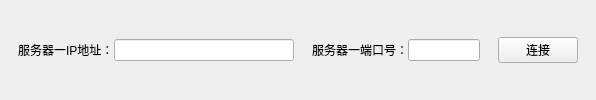
      <widget class="QWidget" name="ui_lamp_serverinfo_widget_25" native="true">
       <layout class="QHBoxLayout" name="horizontalLayout_7" stretch="1,0,10,1,2,4,1,4,1">
        <property name="spacing">
         <number>0</number>
        </property>
        <property name="leftMargin">
         <number>0</number>
        </property>
        <property name="topMargin">
         <number>0</number>
        </property>
        <property name="rightMargin">
         <number>0</number>
        </property>
        <property name="bottomMargin">
         <number>0</number>
        </property>
        <item>
         <spacer name="horizontalSpacer_19">
          <property name="orientation">
           <enum>Qt::Horizontal</enum>
          </property>
          <property name="sizeHint" stdset="0">
           <size>
            <width>23</width>
            <height>20</height>
           </size>
          </property>
         </spacer>
        </item>
        <item>
         <widget class="QLabel" name="label_9">
          <property name="text">
           <string>服务器一IP地址：</string>
          </property>
         </widget>
        </item>
        <item>
         <widget class="QLineEdit" name="ui_lamp_server_ip1_3"/>
        </item>
        <item>
         <spacer name="horizontalSpacer_20">
          <property name="orientation">
           <enum>Qt::Horizontal</enum>
          </property>
          <property name="sizeHint" stdset="0">
           <size>
            <width>22</width>
            <height>20</height>
           </size>
          </property>
         </spacer>
        </item>
        <item>
         <widget class="QLabel" name="label_10">
          <property name="text">
           <string>服务器一端口号：</string>
          </property>
         </widget>
        </item>
        <item>
         <widget class="QLineEdit" name="ui_lamp_server_port1_3"/>
        </item>
        <item>
         <spacer name="horizontalSpacer_21">
          <property name="orientation">
           <enum>Qt::Horizontal</enum>
          </property>
          <property name="sizeHint" stdset="0">
           <size>
            <width>23</width>
            <height>20</height>
           </size>
          </property>
         </spacer>
        </item>
        <item>
         <widget class="QPushButton" name="ui_lamp_connect_btn1_3">
          <property name="text">
           <string>连接</string>
          </property>
         </widget>
        </item>
        <item>
         <spacer name="horizontalSpacer_22">
          <property name="orientation">
           <enum>Qt::Horizontal</enum>
          </property>
          <property name="sizeHint" stdset="0">
           <size>
            <width>40</width>
            <height>20</height>
           </size>
          </property>
         </spacer>
        </item>
       </layout>
      </widget>
